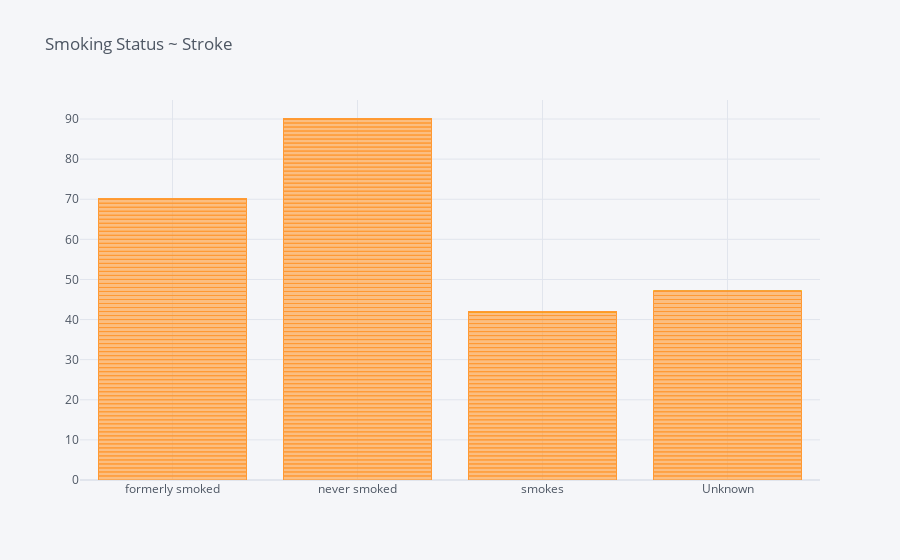

Notebook code cell kept with this figure:
### Code cell
df.iplot(kind='bar',x='smoking_status',y='stroke', title = 'Smoking Status ~ Stroke')

### Figure 1 — Plotly figure (JSON) as saved in the notebook; plotly's stock layout.template omitted (floating-point values rounded to 4 significant figures; data arrays with more than 128 entries replaced by an {"elided": "..."} marker saying what was removed)
{"data": [{"marker": {"color": "rgba(255, 153, 51, 0.6)", "line": {"color": "rgba(255, 153, 51, 1.0)", "width": 1}}, "name": "stroke", "orientation": "v", "text": "", "type": "bar", "x": {"elided": "5110 str values"}, "y": {"elided": "5110 int values"}}], "layout": {"legend": {"bgcolor": "#F5F6F9", "font": {"color": "#4D5663"}}, "paper_bgcolor": "#F5F6F9", "plot_bgcolor": "#F5F6F9", "title": {"font": {"color": "#4D5663"}, "text": "Smoking Status ~ Stroke"}, "xaxis": {"gridcolor": "#E1E5ED", "showgrid": true, "tickfont": {"color": "#4D5663"}, "title": {"font": {"color": "#4D5663"}, "text": ""}, "zerolinecolor": "#E1E5ED"}, "yaxis": {"gridcolor": "#E1E5ED", "showgrid": true, "tickfont": {"color": "#4D5663"}, "title": {"font": {"color": "#4D5663"}, "text": ""}, "zerolinecolor": "#E1E5ED"}}}
